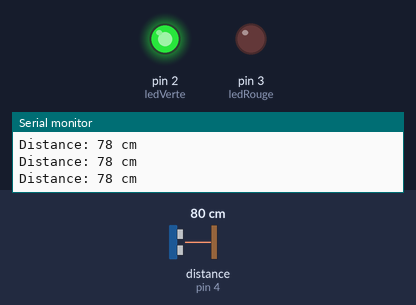
A sketch run on a simulated Arduino Uno, built with avr-gcc and run on an emulated ATmega328P. Parts: output pins drawn as LEDs (lit = HIGH), the last lines printed to the serial monitor. Wiring (inferred from the names in the program): ultrasonic range finder: trigger pin 5; echo pin 4. Inputs (shaded band) come from the test bench; at power-on: distance to the obstacle (sensor on pin 4) 80 cm. The echo pulse lasts 58.3 µs per cm; pins used as bus, display or sensor lines are not drawn.

Above: at 1.2 s.
1.3 s: distance to the obstacle (sensor on pin 4) set to 12 cm
2.8 s: distance to the obstacle (sensor on pin 4) set to 9 cm
At 3.3 s:
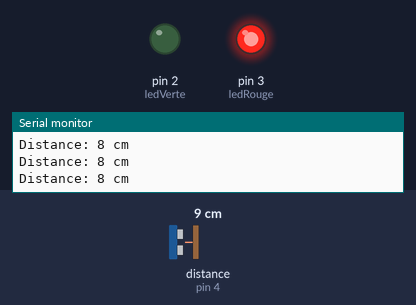
4.3 s: distance to the obstacle (sensor on pin 4) set to 18 cm
At 4.9 s:
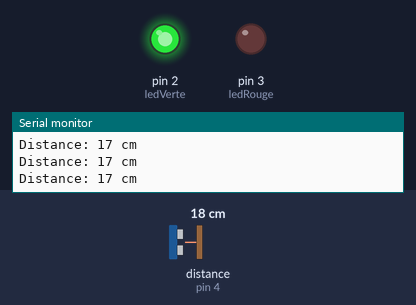
5.9 s: distance to the obstacle (sensor on pin 4) set to 2 cm
At 6.6 s:
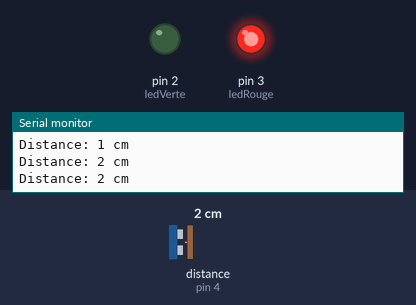
Timing chart, 0 to 8.5 s (numbered marks = the images above; inputs shaded):
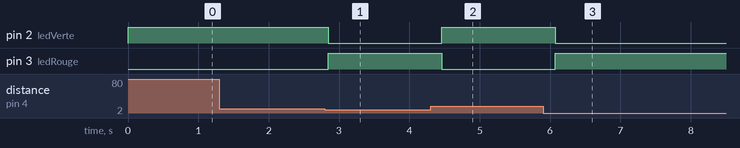

The sketch:

D_tecteur_de_proximit_.ino
```cpp
// C++ ALARME DETECTION DE DETECTION DE PROXIMITE
// Max_Adis

// Définition des broches
const int trigPin = 5;   // Broche TRIG du capteur ultrason
const int echoPin = 4;   // Broche ECHO du capteur ultrason
const int ledRouge = 3;  // LED verte
const int ledVerte = 2;  // LED rouge

void setup() {
  // Initialisation des broches
  pinMode(trigPin, OUTPUT);
  pinMode(echoPin, INPUT);
  pinMode(ledVerte, OUTPUT);
  pinMode(ledRouge, OUTPUT);

  // Initialisation du moniteur série
  Serial.begin(9600);
}

void loop() {
  // Envoi d’une impulsion sur TRIG
  digitalWrite(trigPin, LOW);
  delayMicroseconds(2);
  digitalWrite(trigPin, HIGH);
  delayMicroseconds(10);
  digitalWrite(trigPin, LOW);

  // Lecture du temps de retour sur ECHO
  long duree = pulseIn(echoPin, HIGH);

  // Calcul de la distance en cm
  long distance = duree * 0.034 / 2;

  // Affichage dans le moniteur série
  Serial.print("Distance: ");
  Serial.print(distance);
  Serial.println(" cm");

  // Allumage des LEDs selon la distance
  if (distance < 10) {
    digitalWrite(ledRouge, HIGH);
    digitalWrite(ledVerte, LOW);
  } else {
    digitalWrite(ledRouge, LOW);
    digitalWrite(ledVerte, HIGH);
  }

  // Attente de 2 secondes avant la prochaine mesure
  delay(200);
}
```

Measured:
- the behaviour switches between 11 and 10 cm on distance to the obstacle (sensor on pin 4) (found by bisection; images 0 and 1)
- after the input at 2.8 s, pin 2 (ledVerte): HIGH → LOW after 0.05 s; pin 3 (ledRouge): LOW → HIGH after 0.05 s
- after the input at 4.3 s, pin 2 (ledVerte): LOW → HIGH after 0.16 s; pin 3 (ledRouge): HIGH → LOW after 0.16 s
- after the input at 5.9 s, pin 2 (ledVerte): HIGH → LOW after 0.17 s; pin 3 (ledRouge): LOW → HIGH after 0.17 s
